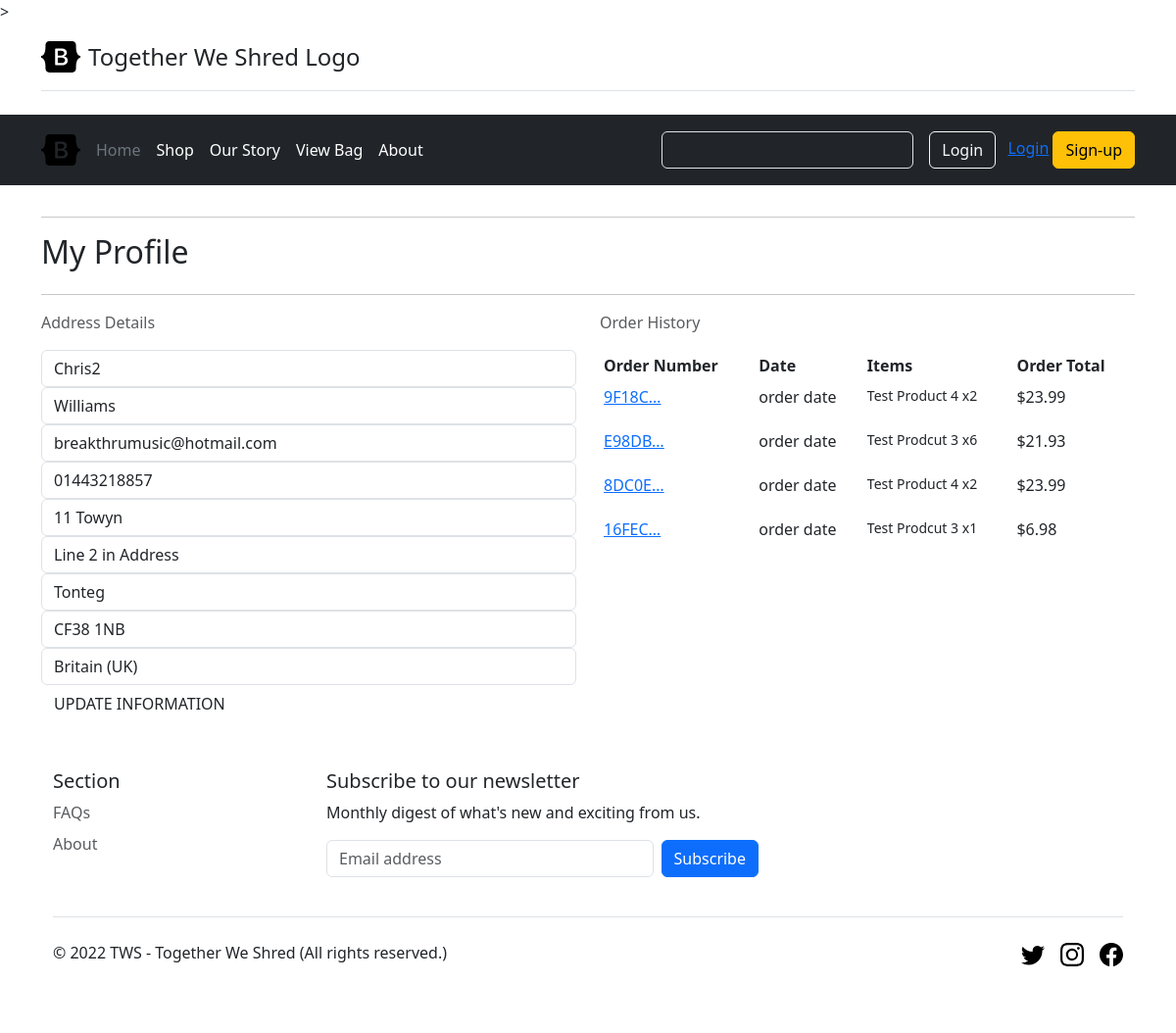
/customerprofile/ (signed in), run on an earlier commit of the app's database.
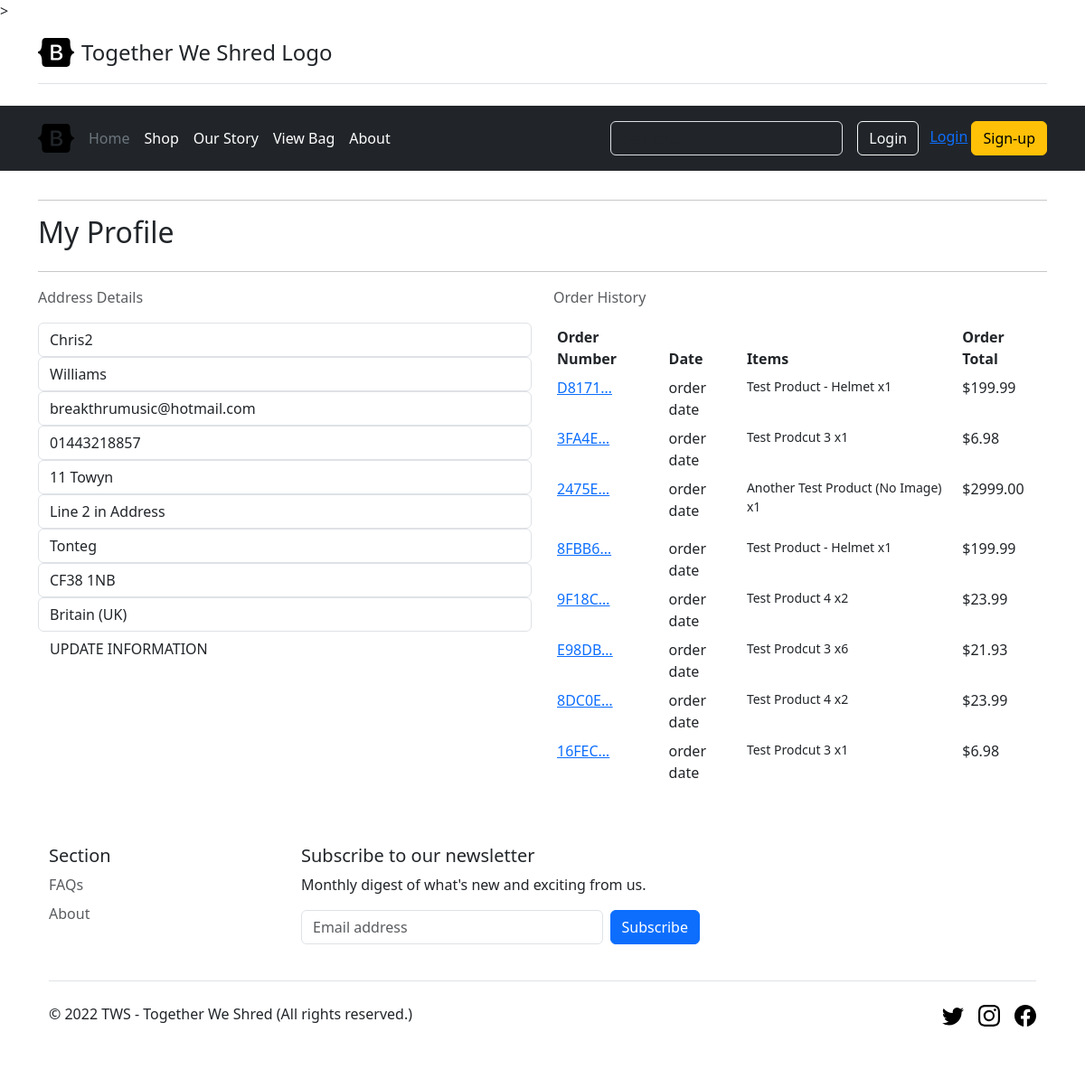
And on a later commit of the database.
### customerprofile/models.py (models this page shows)
class Customer(models.Model):
    user = models.OneToOneField(User, null=True, blank=True, on_delete=models.CASCADE)
    name = models.CharField(max_length=200, null=True)              #USED FOR FIRST NAME CAN I CONCATENATE ?
    surname = models.CharField(max_length=200, null=True)
    email = models.EmailField()
    phone_number = models.CharField(max_length=20, null=True, blank=False)                 #set Null=True on alot of fields whilst one migration -----
    street_address1 = models.CharField(max_length=80, null=True , blank=False)
    street_address2 = models.CharField(max_length=80, null=True, blank=True)
    town_or_city = models.CharField(max_length=40, null=True, blank=False)
    postcode = models.CharField(max_length=20, null=True, blank=True)
    country = CountryField(blank_label='Country *', null=True , blank=False)            #  set Null = True to workaround re visit country dropdown issue
    def __str__(self):
        return self.user.username

### checkout/models.py (models this page shows, shortened)
class Order(models.Model):
    order_number = models.CharField(max_length=200, null=True, editable=False)             ## 18/3/23 Need ot Add Discount code and Store the Ammount of Discount
    user_profile = models.ForeignKey(Customer, on_delete=models.SET_NULL, null=True, blank=True, related_name='orders')
    first_name = models.CharField(max_length=200, null=True)
    surname = models.CharField(max_length=200, null=True)
    email = models.EmailField()
    phone_number = models.CharField(max_length=20, null=True, blank=False)                 #set Null=True on alot of fields whilst one migration -----
    street_address1 = models.CharField(max_length=80, null=True , blank=False)
    street_address2 = models.CharField(max_length=80, null=True, blank=True)
    town_or_city = models.CharField(max_length=40, null=True, blank=False)
    county = models.CharField(max_length=80, null=True, blank=True)
    postcode = models.CharField(max_length=20, null=True, blank=True)
    country = CountryField(blank_label='Country *', null=True , blank=False)
    created = models.DateTimeField(auto_now_add=True)
    updated = models.DateTimeField(auto_now=True)
    paid = models.BooleanField(default=False)
    stripe_id = models.CharField(max_length=250, blank=True)
    delivery_cost = models.DecimalField(max_digits=6, decimal_places=2, null=False, default=0)
    order_total = models.DecimalField(max_digits=10, decimal_places=2, null=False, default=0)
    grand_total = models.DecimalField(max_digits=10, decimal_places=2, null=False, default=0)
    class Meta:
        ordering = ['-created']
        indexes = [
            models.Index(fields=['-created']),
        ]

class OrderItem(models.Model):
    order = models.ForeignKey(Order, related_name='lineitems',on_delete=models.CASCADE)
    product = models.ForeignKey(Product, related_name='order_items',on_delete=models.CASCADE)
    quantity = models.PositiveIntegerField(default=1)
    lineitem_total = models.DecimalField(max_digits=6, decimal_places=2, null=False, blank=False, editable=False)

### shop/models.py (models this page shows, shortened)
class Product(models.Model):
    category = models.ForeignKey('Category', null=True, blank=True, on_delete=models.SET_NULL)      # foreign key to the category model
    product_code = models.CharField(max_length=254, null=True, blank=True)
    name = models.CharField(max_length=254)
    description = models.TextField()
    price = models.DecimalField(max_digits=6, decimal_places=2)
    customer_rating = models.DecimalField(max_digits=6, decimal_places=2, null=True, blank=True)
    item_in_stock = models.BooleanField(default=True)                                                          # or could change this to number of items in stock ?
    image_url = models.URLField(max_length=1024, null=True, blank=True)
    image = models.ImageField(null=True, blank=True)

### customerprofile/views.py (the view)
# urls.py: path('', views.profile, name='profile'),
@login_required
def profile(request):
    profile = get_object_or_404(Customer, user=request.user)
    print("logged in as:", profile)                     #troubleshooting
    if request.method == 'POST':
        form = CustomerProfileForm(request.POST, instance=profile)
        if form.is_valid():
            form.save()
            messages.success(request, 'Profile updated successfully')
        else:
            messages.error(request, 'Update failed. Please ensure the form is valid.')
    else:
        form = CustomerProfileForm(instance=profile)
    orders = profile.orders.all()
    template = 'customerprofile/customerprofile.html'
    context = {
        'form': form,
        'orders': orders,
        'on_profile_page': True
    }
    return render(request, template, context)

### customerprofile/templates/customerprofile/customerprofile.html (shortened to what this page needs)
{% extends "base.html" %}
{% load static %}
{% block content %}
    <div class="container">
        <div class="row">
            <div class="col">
                <hr>
                <h2 class="logo-font mb-4">My Profile</h2>
                <hr>
            </div>
        </div>
        <div class="row">
            <div class="col-12 col-lg-6">
                <p class="text-muted">Address Details</p>
                <form class="mt-3" action="{% url 'profile' %}" method="POST" id="profile-update-form">
                    {{ form|crispy }}
                    <button class="btn btn-black rounded-0 text-uppercase float-right">Update Information</button>
                </form>
            </div>
            <div class="col-12 col-lg-6">
                <p class="text-muted">Order History</p>
                <div class="order-history table-responsive">
                    <table class="table table-sm table-borderless">
                        <thead>
                            <tr>
                                <th>Order Number</th>
                                <th>Date</th>
                                <th>Items</th>
                                <th>Order Total</th>
                            </tr>
                        </thead>
                        <tbody>
                            {% for order in orders %}
                                <tr>
                                    <td>
                                        <a href="{% url 'order_history' order.order_number %}"
                                        title="{{ order.order_number }}">
                                            {{ order.order_number|truncatechars:6 }}
                                        </a>
                                    </td>
                                    <td>order date {{ order.date }}</td>
                                    <td>
                                        <ul class="list-unstyled">
                                            {% for item in order.lineitems.all %}
                                                <li class="small">
                                                    {{ item.product.name }} x{{ item.quantity }}
                                                </li>
                                            {% endfor %}
                                        </ul>
                                    </td>
                                    <td>${{ order.grand_total }}</td>
                                </tr>
                            {% endfor %}
                        </tbody>
                    </table>
                </div>
            </div>
        </div>
{% endblock %}

### templates/base.html (shortened to what this page needs)
{% load static %}
<!doctype html>
<html lang="en">
  <head>
    {% block basecss %}
        <link rel="stylesheet" href="https://cdn.jsdelivr.net/npm/bootstrap@5.3.0-alpha1/dist/css/bootstrap.min.css" rel="stylesheet">>
        <link rel="stylesheet" href="{% static 'css/base.css' %}">
        {% endblock %}
  </head>
  <body>
    <div class="container">
        <header class="d-flex flex-wrap justify-content-center py-3 mb-4 border-bottom">
          <a href="/" class="d-flex align-items-center mb-3 mb-md-0 me-md-auto text-dark text-decoration-none">
            <svg class="bi me-2" width="40" height="32"><use xlink:href="#bootstrap"/></svg>
            <span class="fs-4">Together We Shred Logo</span>
          </a>
        </header>
      </div>
      <header class="p-3 text-bg-dark">
        <div class="container">
          <div class="d-flex flex-wrap align-items-center justify-content-center justify-content-lg-start">
            <a href="/" class="d-flex align-items-center mb-2 mb-lg-0 text-white text-decoration-none">
              <svg class="bi me-2" width="40" height="32" role="img" aria-label="Bootstrap"><use xlink:href="#bootstrap"/></svg>
            </a>
            <ul class="nav col-12 col-lg-auto me-lg-auto mb-2 justify-content-center mb-md-0">
              <li><a href="#" class="nav-link px-2 text-secondary">Home</a></li>
              <li><a href="{% url 'product_list'%}" class="nav-link px-2 text-white">Shop</a></li>
              <li><a href="#" class="nav-link px-2 text-white">Our Story</a></li>
              <li><a href="{% url 'view_shoppingbag'%}" class="nav-link px-2 text-white">View Bag</a></li>
              <li><a href="#" class="nav-link px-2 text-white">About</a></li>
            </ul>
            <form class="col-12 col-lg-auto mb-3 mb-lg-0 me-lg-3" role="search">
              <input type="search" class="form-control form-control-dark text-bg-dark" placeholder="Search..." aria-label="Search">
            </form>
            <div class="text-end">
              <button type="button" class="btn btn-outline-light me-2">Login</button>
              <a href="{% url 'account_login' %}">Login</a>
              <button type="button" class="btn btn-warning">Sign-up</button>
            </div>
          </div>
        </div>
      </header>
    {% block content %}
    {% endblock %}
    <div class="container">
        <footer class="py-5">
          <div class="row">
    <div class="col-6 col-md-2 mb-3">
        <h5>Section</h5>
        <ul class="nav flex-column">
           <li class="nav-item mb-2"><a href="#" class="nav-link p-0 text-muted">FAQs</a></li>
          <li class="nav-item mb-2"><a href="#" class="nav-link p-0 text-muted">About</a></li>
        </ul>
      </div>
    <div class="col-md-5 offset-md-1 mb-3">
        <form>
          <h5>Subscribe to our newsletter</h5>
          <p>Monthly digest of what's new and exciting from us.</p>
          <div class="d-flex flex-column flex-sm-row w-100 gap-2">
            <input id="newsletter1" type="text" class="form-control" placeholder="Email address">
            <button class="btn btn-primary" type="button">Subscribe</button>
          </div>
        </form>
      </div>
    </div>
    <div class="d-flex flex-column flex-sm-row justify-content-between py-4 my-4 border-top">
      <p>&copy; 2022 TWS - Together We Shred (All rights reserved.)</p>
      <ul class="list-unstyled d-flex">
        <li class="ms-3"><a class="link-dark" href="#"><svg class="bi" width="24" height="24"><use xlink:href="#twitter"/></svg></a></li>
        <li class="ms-3"><a class="link-dark" href="#"><svg class="bi" width="24" height="24"><use xlink:href="#instagram"/></svg></a></li>
        <li class="ms-3"><a class="link-dark" href="#"><svg class="bi" width="24" height="24"><use xlink:href="#facebook"/></svg></a></li>
      </ul>
    </div>
</div>
  </body>
</html>

What changed in the data, as far as the page shows it:
added Order: order_number "D8171…", grand_total "199.99"
added OrderItem: product.name "Test Product - Helmet", quantity "1", shown under "D8171…"
added Order: order_number "3FA4E…", grand_total "6.98"
added OrderItem: product.name "Test Prodcut 3", quantity "1", shown under "3FA4E…"
added Order: order_number "2475E…", grand_total "2999.00"
added OrderItem: product.name "Another Test Product (No Image)", quantity "1", shown under "2475E…"
added Order: order_number "8FBB6…", grand_total "199.99"
added OrderItem: product.name "Test Product - Helmet", quantity "1", shown under "8FBB6…"
